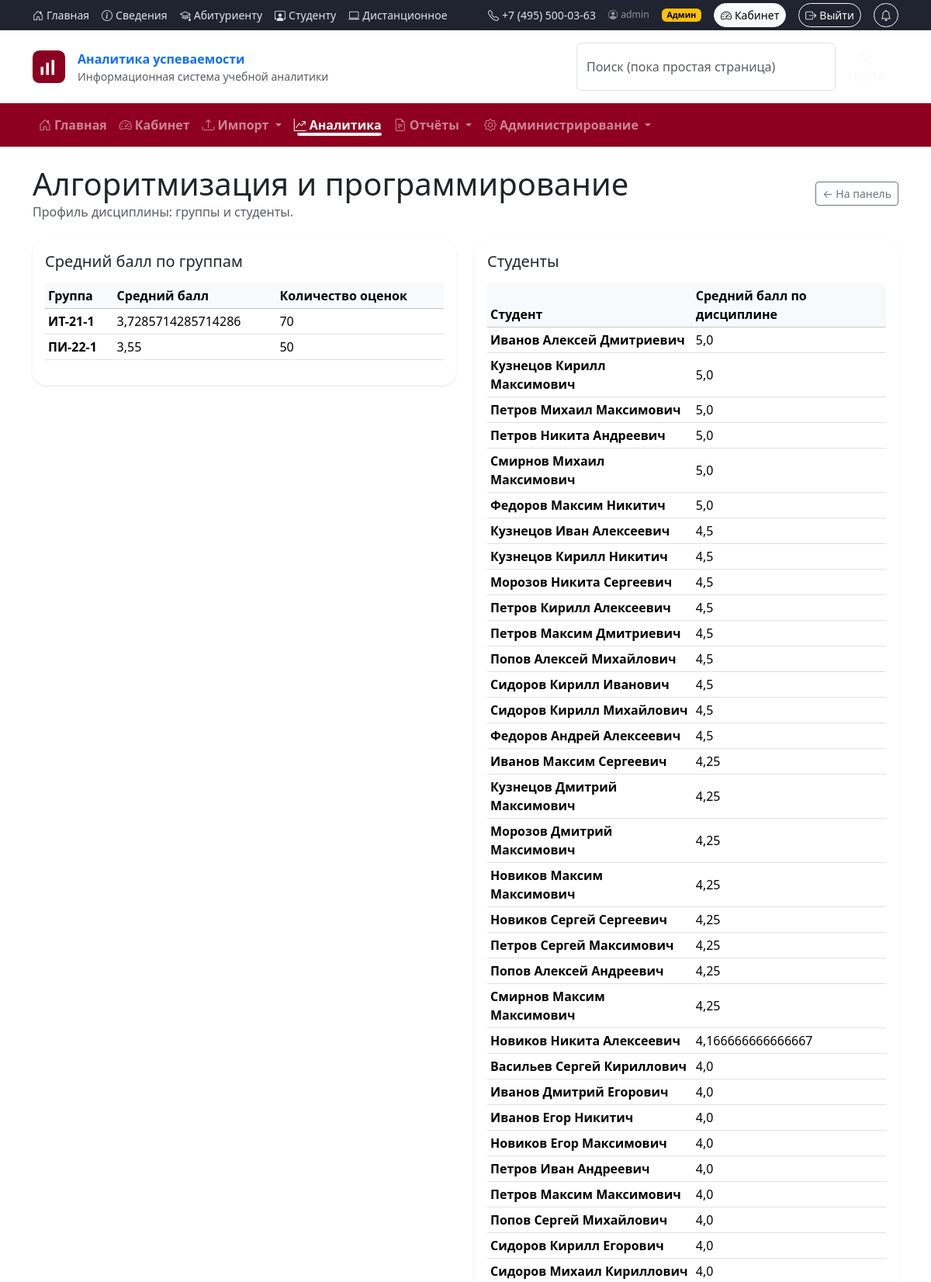
Screenshot of /disciplines/4/ (signed in, upper part) with the database file from the repository.
### analytics/models.py (models this page shows, shortened)
class Discipline(models.Model):
    name = models.CharField(max_length=200)
    department = models.CharField(max_length=200, blank=True)

class Group(models.Model):
    name = models.CharField(max_length=50)
    program = models.CharField(max_length=100, blank=True)
    year = models.IntegerField(blank=True, null=True)

class Student(models.Model):
    full_name = models.CharField(max_length=200)
    group = models.ForeignKey(Group, on_delete=models.CASCADE, related_name='students')

### analytics/views.py (the view)
# urls.py: path("disciplines/<int:discipline_id>/", views.discipline_detail, name="discipline_detail"),
@login_required
def discipline_detail(request, discipline_id):
    discipline = get_object_or_404(Discipline, id=discipline_id)
    groups_stats = (
        Group.objects
        .filter(students__results__discipline=discipline)
        .annotate(
            avg_grade=Avg("students__results__grade"),
            results_count=Count("students__results"),
        )
        .order_by("name")
        .distinct()
    )
    students_stats = (
        Student.objects
        .filter(results__discipline=discipline)
        .annotate(avg_grade=Avg("results__grade"))
        .order_by("-avg_grade", "full_name")
    )
    return render(request, "analytics/discipline_detail.html", {
        "discipline": discipline,
        "groups_stats": groups_stats,
        "students_stats": students_stats,
    })

### analytics/context_processors.py (called while the page is built)
def role_flags(request):
    user = getattr(request, "user", None)
    if user and user.is_authenticated:
        return {
            "is_manager": is_manager(user),
            "is_teacher": is_teacher(user),
        }
    return {"is_manager": False, "is_teacher": False}

def role_context(request):
    user = getattr(request, "user", None)
    if not user or not user.is_authenticated:
        return {"is_manager": False, "is_teacher": False}
    is_manager = user.is_staff or user.is_superuser
    is_teacher = user.groups.filter(name="Преподаватели").exists()
    return {"is_manager": is_manager, "is_teacher": is_teacher}

def unread_notifications(request):
    user = getattr(request, "user", None)
    if not user or not user.is_authenticated:
        return {"unread_notifications": 0}
    try:
        return {"unread_notifications": user.notifications.filter(is_read=False).count()}
    except (OperationalError, ProgrammingError):
        return {"unread_notifications": 0}

### analytics/roles.py (called while the page is built)
def is_teacher(user):
    return bool(user and user.is_authenticated and user.groups.filter(name='Преподаватель').exists())

def is_manager(user):
    if not user or not user.is_authenticated:
        return False
    return user.is_superuser or user.groups.filter(
        name__in=['Руководитель', 'Руководитель кафедры', 'Администратор']
    ).exists()

### analytics/templates/analytics/discipline_detail.html (shortened to what this page needs)
{% extends "analytics/base.html" %}
{% block content %}
<div class="row mb-4">
    <div class="col-12 d-flex justify-content-between align-items-center">
        <div>
            <h1 class="page-title mb-0">{{ discipline.name }}</h1>
            <p class="text-muted mb-0">
                Профиль дисциплины: группы и студенты.
            </p>
        </div>
        <a href="{% url 'analytics:dashboard' %}" class="btn btn-outline-secondary btn-sm">
            ← На панель
        </a>
    </div>
</div>
<div class="row g-4">
    <div class="col-md-6">
        <div class="card shadow-sm border-0">
            <div class="card-body">
                <h5 class="card-title mb-3">Средний балл по группам</h5>
                <div class="table-responsive">
                    <table class="table table-sm align-middle table-hover">
                        <thead class="table-light">
                        <tr>
                            <th>Группа</th>
                            <th>Средний балл</th>
                            <th>Количество оценок</th>
                        </tr>
                        </thead>
                        <tbody>
                        {% if groups_stats %}
                            {% for g in groups_stats %}
                                <tr>
                                    <td class="fw-semibold">{{ g.name }}</td>
                                    <td>{{ g.avg_grade|default:"—" }}</td>
                                    <td>{{ g.results_count }}</td>
                                </tr>
                            {% endfor %}
                        {% else %}
                            <tr>
                                <td colspan="3" class="text-center text-muted">
                                    Нет данных по группам.
                                </td>
                            </tr>
                        {% endif %}
                        </tbody>
                    </table>
                </div>
            </div>
        </div>
    </div>
    <div class="col-md-6">
        <div class="card shadow-sm border-0">
            <div class="card-body">
                <h5 class="card-title mb-3">Студенты</h5>
                <div class="table-responsive">
                    <table class="table table-sm align-middle table-hover">
                        <thead class="table-light">
                        <tr>
                            <th>Студент</th>
                            <th>Средний балл по дисциплине</th>
                        </tr>
                        </thead>
                        <tbody>
                        {% if students_stats %}
                            {% for s in students_stats %}
                                <tr>
                                    <td class="fw-semibold">{{ s.full_name }}</td>
                                    <td>{{ s.avg_grade|default:"—" }}</td>
                                </tr>
                            {% endfor %}
                        {% else %}
                            <tr>
                                <td colspan="2" class="text-center text-muted">
                                    Нет данных по студентам.
                                </td>
                            </tr>
                        {% endif %}
                        </tbody>
                    </table>
                </div>
            </div>
        </div>
    </div>
</div>
{% endblock %}

### analytics/templates/analytics/base.html (shortened to what this page needs)
{% load static %}
<!doctype html>
<html lang="ru">
<head>
  <link href="https://cdn.jsdelivr.net/npm/bootstrap@5.3.3/dist/css/bootstrap.min.css" rel="stylesheet">
  <link rel="stylesheet" href="https://cdn.jsdelivr.net/npm/bootstrap-icons@1.11.3/font/bootstrap-icons.min.css">
  <link rel="stylesheet" href="{% static 'site/css/vitte.css' %}">
</head>
<body class="site">
  <div class="topbar py-1">
    <div class="container d-flex flex-wrap gap-3 align-items-center justify-content-between">
      <div class="d-flex flex-wrap gap-3 small">
        <a href="{% url 'analytics:home' %}" class="topbar-link">
          <i class="bi bi-house-door me-1"></i>Главная
        </a>
        <a href="{% url 'analytics:info' 'about' %}" class="topbar-link">
          <i class="bi bi-info-circle me-1"></i>Сведения
        </a>
        <a href="{% url 'analytics:info' 'applicant' %}" class="topbar-link">
          <i class="bi bi-mortarboard me-1"></i>Абитуриенту
        </a>
        <a href="{% url 'analytics:info' 'student' %}" class="topbar-link">
          <i class="bi bi-person-workspace me-1"></i>Студенту
        </a>
        <a href="{% url 'analytics:info' 'distance' %}" class="topbar-link">
          <i class="bi bi-laptop me-1"></i>Дистанционное
        </a>
      </div>
      <div class="d-flex gap-3 align-items-center small">
        <a class="topbar-link" href="tel:+74955000363">
          <i class="bi bi-telephone me-1"></i>+7 (495) 500-03-63
        </a>
        {% if user.is_authenticated %}
          <span class="text-white-50 small d-none d-md-inline">
            <i class="bi bi-person-circle me-1"></i>{{ user.username }}
          </span>
          {% if is_manager %}
            <span class="badge text-bg-warning">Админ</span>
          {% elif is_teacher %}
            <span class="badge text-bg-info">Преподаватель</span>
          {% else %}
            <span class="badge text-bg-secondary">Студент</span>
          {% endif %}
          <a class="btn btn-sm btn-light vitte-btn" href="{% url 'analytics:cabinet' %}">
            <i class="bi bi-speedometer2 me-1"></i>Кабинет
          </a>
          <form method="post" action="{% url 'logout' %}" class="d-inline">
  <button type="submit" class="btn btn-sm btn-outline-light vitte-btn">
    <i class="bi bi-box-arrow-right me-1"></i>Выйти
  </button>
</form>
{% if user.is_authenticated %}
  <a class="btn btn-sm btn-outline-light vitte-btn position-relative"
     href="{% url 'analytics:notifications' %}">
    <i class="bi bi-bell"></i>
  </a>
{% endif %}
        {% endif %}
      </div>
    </div>
  </div>
  <header class="header">
    <div class="container py-3 d-flex align-items-center justify-content-between gap-3">
      <a class="brand d-flex align-items-center gap-2 text-decoration-none" href="{% url 'analytics:home' %}">
          <div class="d-flex align-items-center">
  <img src="{% static 'analytics/img/logo.svg' %}"
       alt="Логотип"
       height="42"
       class="me-3">
  <div>
    <div class="fw-bold">Аналитика успеваемости</div>
    <div class="text-muted small">
      Информационная система учебной аналитики
    </div>
  </div>
</div>
      </a>
      <form class="d-none d-lg-flex search" role="search" method="get" action="{% url 'analytics:info' 'search' %}">
        <input class="form-control" type="search" name="q" placeholder="Поиск (пока простая страница)">
        <button class="btn btn-outline-light" type="submit">
          <i class="bi bi-search me-1"></i>Найти
        </button>
      </form>
    </div>
    <nav class="navbar navbar-expand-lg navbar-dark vitte-nav">
      <div class="container">
        <div id="mainNav" class="collapse navbar-collapse">
          <ul class="navbar-nav me-auto mb-2 mb-lg-0">
            {% with name=request.resolver_match.url_name %}
              <li class="nav-item">
                <a class="nav-link {% if name == 'home' %}active{% endif %}" href="{% url 'analytics:home' %}">
                  <i class="bi bi-house-door me-1"></i>Главная
                </a>
              </li>
              {% if user.is_authenticated %}
                <li class="nav-item">
                  <a class="nav-link {% if name == 'dashboard' %}active{% endif %}"href="{% url 'analytics:cabinet' %}">
                    <i class="bi bi-speedometer2 me-1"></i>Кабинет
                  </a>
                </li>
                {% if is_manager %}
                  <li class="nav-item dropdown">
                    <a class="nav-link dropdown-toggle {% if name == 'upload_results' %}active{% endif %}"
                       href="#" role="button" data-bs-toggle="dropdown">
                      <i class="bi bi-upload me-1"></i>Импорт
                    </a>
                  </li>
                {% endif %}
                <li class="nav-item dropdown">
                  <a class="nav-link dropdown-toggle {% if name == 'group_detail' or name == 'discipline_detail' %}active{% endif %}"
                     href="#" role="button" data-bs-toggle="dropdown">
                    <i class="bi bi-graph-up-arrow me-1"></i>Аналитика
                  </a>
                </li>
                <li class="nav-item dropdown">
                  <a class="nav-link dropdown-toggle {% if name == 'export_results' or name == 'export_pdf' %}active{% endif %}"
                     href="#" role="button" data-bs-toggle="dropdown">
                    <i class="bi bi-file-earmark-text me-1"></i>Отчёты
                  </a>
                </li>
                {% if is_manager %}
                  <li class="nav-item dropdown">
                    <a class="nav-link dropdown-toggle {% if name == 'audit_log' or name == 'teacher_links' %}active{% endif %}"
                       href="#" role="button" data-bs-toggle="dropdown">
                      <i class="bi bi-gear me-1"></i>Администрирование
                    </a>
                  </li>
                {% endif %}
              {% endif %}
            {% endwith %}
          </ul>
        </div>
      </div>
    </nav>
  </header>
  <main class="container my-4">
    {% block content %}{% endblock %}
  </main>
</body>
</html>

### static/site/css/vitte.css (style rules this page uses)
:root { --vitte-red:#8f0020; --vitte-dark:#1f2430; --vitte-light:#f5f6f8; --vitte-text:#1a1d24; }
.topbar { background: var(--vitte-dark); color:#fff; }
.topbar-link { color:#dfe3ea; text-decoration:none; }
.search .form-control { min-width:320px; }
.search .btn { border-color: rgba(255,255,255,.35); }
.vitte-nav { background: var(--vitte-red); }
.vitte-nav .nav-link { font-weight:600; }
.vitte-btn { border-radius:999px; }
a, .btn, .nav-link, .card, .vitte-card { transition: transform .12s ease, box-shadow .12s ease, background-color .12s ease, color .12s ease, border-color .12s ease, opacity .12s ease; }
.vitte-nav .nav-link { position: relative; opacity: .95; }
.vitte-nav .nav-link.active { opacity: 1; }
.vitte-nav .nav-link.active::after { content: ""; position: absolute; left: .5rem; right: .5rem; bottom: .35rem; height: 2px; background: rgba(255,255,255,.85); border-radius: 999px; }
.btn-vitte, .btn-outline-vitte, .vitte-btn { border-radius: 999px; }
.vitte-card, .card { border-radius: 18px; }

### analytics/templates/analytics/base.html (style rules this page uses)
.navbar .nav-link.active { font-weight: 600; text-decoration: underline; text-underline-offset: .35em; }

### rows the page displays
Discipline: name "Алгоритмизация и программирование"
Group: name "ИТ-21-1", avg_grade "3,7285714285714286", results_count "70"
Group: name "ПИ-22-1", avg_grade "3,55", results_count "50"
Student: full_name "Иванов Алексей Дмитриевич", avg_grade "5,0"
Student: full_name "Кузнецов Кирилл Максимович", avg_grade "5,0"
Student: full_name "Петров Михаил Максимович", avg_grade "5,0"
Student: full_name "Петров Никита Андреевич", avg_grade "5,0"
Student: full_name "Смирнов Михаил Максимович", avg_grade "5,0"
Student: full_name "Федоров Максим Никитич", avg_grade "5,0"
Student: full_name "Кузнецов Иван Алексеевич", avg_grade "4,5"
Student: full_name "Кузнецов Кирилл Никитич", avg_grade "4,5"
Student: full_name "Морозов Никита Сергеевич", avg_grade "4,5"
Student: full_name "Петров Кирилл Алексеевич", avg_grade "4,5"
Student: full_name "Петров Максим Дмитриевич", avg_grade "4,5"
Student: full_name "Попов Алексей Михайлович", avg_grade "4,5"
Student: full_name "Сидоров Кирилл Иванович", avg_grade "4,5"
Student: full_name "Сидоров Кирилл Михайлович", avg_grade "4,5"
Student: full_name "Федоров Андрей Алексеевич", avg_grade "4,5"
Student: full_name "Иванов Максим Сергеевич", avg_grade "4,25"
Student: full_name "Кузнецов Дмитрий Максимович", avg_grade "4,25"
Student: full_name "Морозов Дмитрий Максимович", avg_grade "4,25"
Student: full_name "Новиков Максим Максимович", avg_grade "4,25"
Student: full_name "Новиков Сергей Сергеевич", avg_grade "4,25"
Student: full_name "Петров Сергей Максимович", avg_grade "4,25"
Student: full_name "Попов Алексей Андреевич", avg_grade "4,25"
Student: full_name "Смирнов Максим Максимович", avg_grade "4,25"
Student: full_name "Новиков Никита Алексеевич", avg_grade "4,166666666666667"
Student: full_name "Васильев Сергей Кириллович", avg_grade "4,0"
Student: full_name "Иванов Дмитрий Егорович", avg_grade "4,0"
Student: full_name "Иванов Егор Никитич", avg_grade "4,0"
Student: full_name "Новиков Егор Максимович", avg_grade "4,0"
Student: full_name "Петров Иван Андреевич", avg_grade "4,0"
Student: full_name "Петров Максим Максимович", avg_grade "4,0"
Student: full_name "Попов Сергей Михайлович", avg_grade "4,0"
Student: full_name "Сидоров Кирилл Егорович", avg_grade "4,0"
Student: full_name "Сидоров Михаил Кириллович", avg_grade "4,0"

### other values shown
{{ user.username }} "admin"
